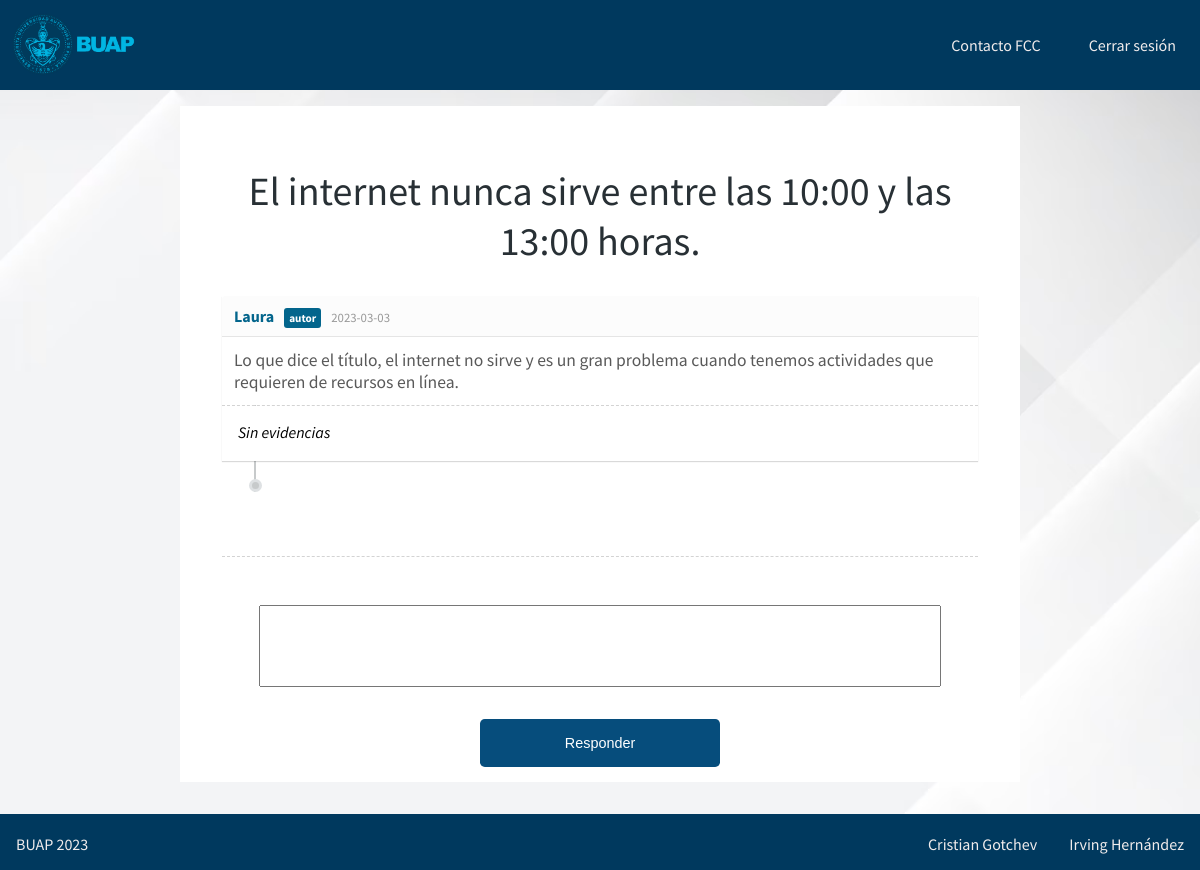
/publicacion.php?id=3 (signed in), run on the app's committed database.
### tables this page shows
CREATE TABLE Publicacion (
  Id INT NOT NULL PRIMARY KEY AUTO_INCREMENT,
  Tipo INT NOT NULL,
  Id_Usuario INT NOT NULL,
  Titulo VARCHAR(100) NOT NULL,
  Comentario VARCHAR(255) NOT NULL,
  Fecha DATE NOT NULL,
  Id_Area INT NOT NULL,
  Resuelto BOOLEAN NOT NULL,
  Anonimo BOOLEAN NOT NULL,
  FOREIGN KEY (Tipo) REFERENCES Tipo_Publicacion(Id),
  FOREIGN KEY (Id_Usuario) REFERENCES Usuario(Id),
  FOREIGN KEY (Id_Area) REFERENCES Area(Id)
);

### public/publicacion.php (the view, shortened to what this page needs)
<?php
$connection = connect();
$id = $_GET["id"];
$query = "SELECT Titulo, Comentario, Fecha, Anonimo, (SELECT Nombre FROM Usuario WHERE Id = Id_Usuario) as Usuario, Id_Usuario FROM Publicacion WHERE Id = $id";
$result = mysqli_query($connection, $query);
$row = mysqli_fetch_array($result);
$title = $row["Titulo"];
$comment = $row["Comentario"];
$date = $row["Fecha"];
$anonymus = $row["Anonimo"] == "1";
$user = $anonymus ? "Anónimo" : $row["Usuario"];
function get_evidence() {
    global $connection, $id;
    $query = "SELECT Nombre FROM Catalogo_Evidencia WHERE Id_Publicacion = $id";
    $result = mysqli_query($connection, $query);
    if ($result->num_rows == 0) {
        echo "<li class=\"evi\">Sin evidencias</li>";
    }
}
function get_comments() {
    global $id, $connection;
    $query = "SELECT (SELECT Nombre FROM Usuario WHERE Id=(SELECT Id_Usuario FROM Respuesta_Publicacion WHERE Id=Id_Respuesta)) as Usuario, (SELECT Id_Usuario FROM Respuesta_Publicacion WHERE Id=Id_Respuesta) as Id_Usuario, (SELECT Comentario FROM Respuesta_Publicacion WHERE Id=Id_Respuesta) as Comentario, (SELECT Fecha FROM Respuesta_Publicacion WHERE Id=Id_Respuesta) as Fecha FROM Catalogo_Respuesta WHERE Id_Publicacion = $id";
    $result = mysqli_query($connection, $query);
    if ($result->num_rows == 0) {
        echo "<div class=\"no-comment-div\"></div>";
    } else {
        while (($row = mysqli_fetch_array($result))) {
            create_comment_dom($row);
        }
    }
}
?>
<!DOCTYPE html>
<html>
<head>
    <link rel="stylesheet" type="text/css" href="../assets/css/publicacion.css">
</head>
<body>
    <div id="header-and-main">
        <header id="top-header" class="row">
            <a href="https://www.buap.mx" target="_blank">
                <img id="BUAP-logo" src="../assets/images/logo-buap-h.png">
            </a>
            <a href="https://www.cs.buap.mx/" target="_blank" class="no-decor">
                <div class="header-right header-button">Contacto FCC</div>
            </a>
            <a href="../src/logout.php" class="no-decor">
                <?php
                if (array_key_exists("username", $_SESSION)) {
                    echo "<div class=\"header-right header-button\">Cerrar sesión</div>";
                }
                ?>
            </a>
        </header>
        <main>
            <div id="main-content">
                <div id="forum-container">
                    <div class="comments-container">
                        <h1><?php echo $title; ?></h1>
                        <ul id="comments-list" class="comments-list">
                            <li>
                                <div class="comment-main-level">
                                    <div class="comment-box">
                                        <div class="comment-head">
                                            <h6 class="comment-name by-author"><?php echo $user; ?></h6>
                                            <span><?php echo $date; ?></span>
                                        </div>
                                        <div class="comment-content">
                                            <?php echo $comment; ?>
                                        </div>
                                        <div class="evidence-content">
                                            <ul>
                                                <?php get_evidence(); ?>
                                            </ul>
                                        </div>
                                    </div>
                                </div>
                                <ul class="comments-list reply-list">
                                    <?php get_comments(); ?>
                                </ul>
                            </li>
                        </ul>
                        <hr id="big-margin">
                        <div class="form-container">
                            <form action="../src/response.php" method="post" enctype="multipart/form-data">
                                <textarea name="response"></textarea>
                                <div class="button-area">
                                    <button type="submit" name="cancelar" class="button--area">
                                        Responder
                                    </button>
                                </div>
                            </form>
                        </div>
                    </div>
                </div>
            </div>
        </main>
    </div>
    <footer class="row">
        <div class="footer-text-element">BUAP 2023</div>
        <div class="footer-text-element">Cristian Gotchev</div>
        <div class="footer-text-element">Irving Hernández</div>
    </footer>
</body>
</html>

### data on the page
publicacion: Titulo "El internet nunca sirve entre las 10:00 y las 13:00 horas.", Fecha "2023-03-03", Comentario "Lo que dice el título, el internet no sirve y es un gran problema cuando tenemos actividades que requieren de recursos en línea."

### other printed values
$user "Laura"
